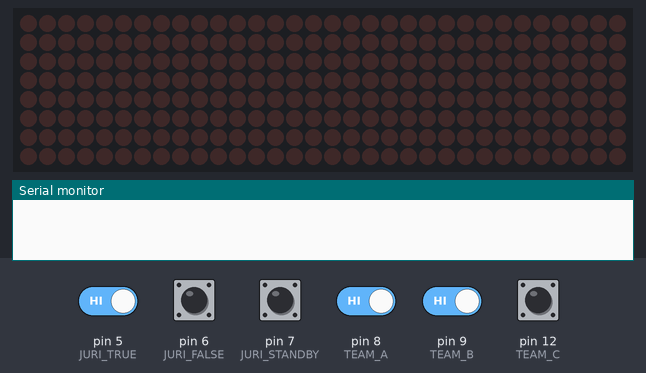
A sketch run on a simulated Arduino Uno, built with avr-gcc and run on an emulated ATmega328P. Shown: 32×8 LED matrix, the last lines printed to the serial monitor. Inputs (shaded band) come from the test bench; at power-on: pin 5 (JURI_TRUE), pin 6 (JURI_FALSE), pin 7 (JURI_STANDBY), pin 8 (TEAM_A), pin 9 (TEAM_B), pin 12 (TEAM_C) HIGH.

Above: at 1.2 s.
1.3 s: pin 7 (JURI_STANDBY) pulled LOW for 1 s
At 2.5 s:
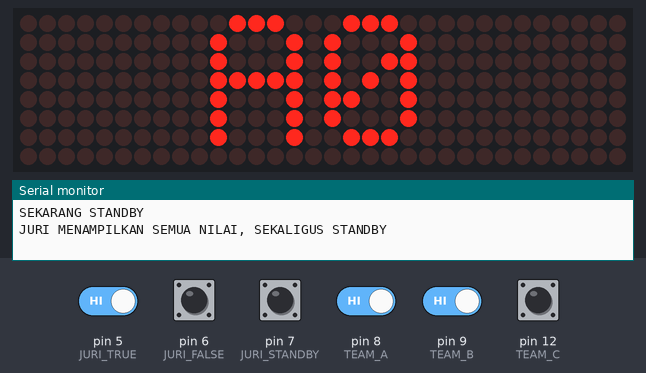
5.3 s: pin 7 (JURI_STANDBY) driven LOW and pin 8 (TEAM_A) driven LOW
8.3 s: pin 7 (JURI_STANDBY) driven HIGH
9.8 s: pin 6 (JURI_FALSE) pulled LOW for 0.15 s
At 11.7 s:
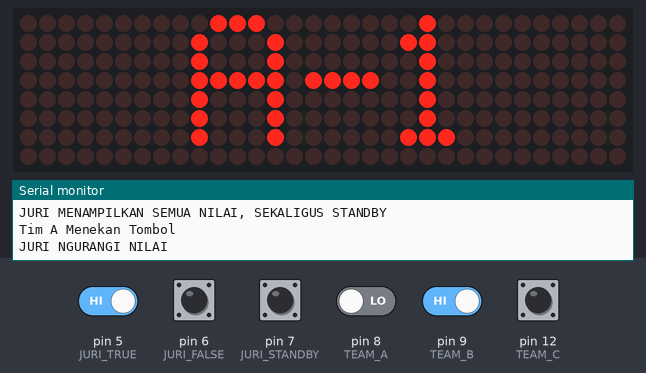
12.9 s: pin 5 (JURI_TRUE) driven LOW and pin 6 (JURI_FALSE) driven LOW and pin 7 (JURI_STANDBY) driven LOW and pin 8 (TEAM_A) driven HIGH and pin 9 (TEAM_B) driven LOW
At 15.6 s:
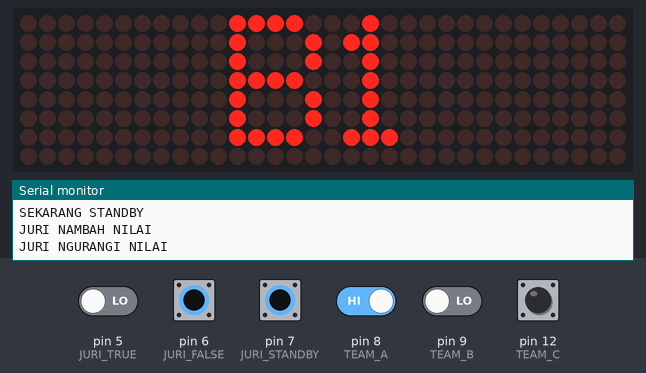
15.9 s: pin 8 (TEAM_A) driven LOW
At 21.1 s:
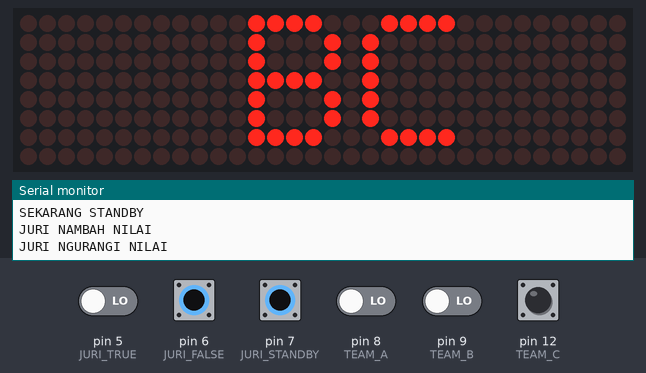
Timing chart, 0 to 21.9 s (numbered marks = the images above; inputs shaded):
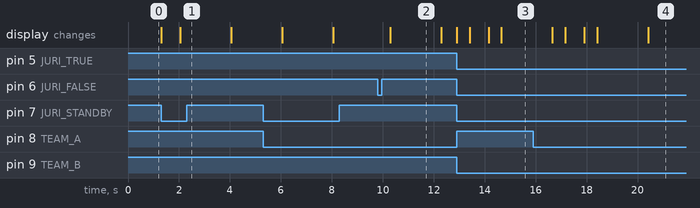

Measured:
- after the input at 1.3 s, the display: first changes at once (image 1 shows a later state)
- after the input at 8.3 s, every drawn part: stays the same
- after the input at 9.8 s, the display: changes after 0.50 s (image 2)
- after the input at 12.9 s, the display: first changes at once (image 3 shows a later state)
- after the input at 15.9 s, the display: first differs from a run without the input after 0.76 s (image 4 shows a later state)
- what the display in image 2 shows lasts 2.0 s, from 10.3 s to 12.3 s

The sketch:

bel_cerdas_cermat.ino
```cpp
#include <MD_Parola.h>
#include <MD_MAX72xx.h>
#include <SPI.h>

#define HARDWARE_TYPE MD_MAX72XX::FC16_HW
#define MAX_DEVICES 4
#define CS_PIN 4

MD_Parola myDisplay = MD_Parola(HARDWARE_TYPE, CS_PIN, MAX_DEVICES);

const int TEAM_A = 8;
const int TEAM_B = 9;
const int TEAM_C = 12;

const int JURI_TRUE = 5;
const int JURI_FALSE = 6;
const int JURI_STANDBY = 7;

int scoreA = 0;
int scoreB = 0;
int scoreC = 0;

// State untuk waktu standby dan kesempatan untuk para tim yang berkesempatan menjawab
boolean standbyTime = false;

// State untuk mengetahui apakah standby sudah ditekan atau belum untuk fungsi double klik
boolean lastStandby = false;

// State agar hanya tombol standby yang bisa ditekan saat peserta sudah menjawab
boolean plusMinus = true;

// Variabel untuk menentukan tim mana yang sedang menjawab
int answeringTeam;

// Array untuk menyimpan state tim mana saja yang bisa menjawab
int falseAnsweringTeam[3] = {0,0,0};

// Variabel untuk menampilkan nama tim mana saja yang boleh menjawab
String teams = " ";

void setup() {
  Serial.begin(4800);
  myDisplay.begin();
  myDisplay.setIntensity(0);
//  myDisplay.displayClear();

  pinMode(TEAM_A, INPUT_PULLUP);
  pinMode(TEAM_B, INPUT_PULLUP);
  pinMode(TEAM_C, INPUT_PULLUP);

  pinMode(JURI_TRUE, INPUT_PULLUP);
  pinMode(JURI_FALSE, INPUT_PULLUP);
  pinMode(JURI_STANDBY, INPUT_PULLUP);
}

void loop() {
  if(standbyTime){
    // Jika tombol tim A ditekan
    if(digitalRead(TEAM_A) == LOW){
        if(falseAnsweringTeam[0] == 1){
          return;
        }
      Serial.println("Tim A Menekan Tombol");
      answeringTeam = 1;
      myDisplay.setTextAlignment(PA_CENTER);
      myDisplay.print("A" + String(scoreA));
      standbyTime = false;
      plusMinus = true;
      delay(500);
    }

    //Jika tombol tim B ditekan
    if(digitalRead(TEAM_B) == LOW){
        if(falseAnsweringTeam[1] == 1){
          return;
        }
      Serial.println("Tim B Menekan Tombol");
      answeringTeam = 2;
      myDisplay.setTextAlignment(PA_CENTER);
      myDisplay.print("B" + String(scoreB));
      standbyTime = false;
      plusMinus = true;
      delay(500);
    }

    // Jika tombol tim C ditekan
    if(digitalRead(TEAM_C) == LOW){
        if(falseAnsweringTeam[2] == 1){
          return;
        }
      Serial.println("Tim C Menekan Tombol ");
      answeringTeam = 3;
//      myDisplay.setTextAlignment(PA_CENTER);
      myDisplay.print("C" + String(scoreC));
      standbyTime = false;
      plusMinus = true;
      delay(500);
    }

    if(digitalRead(JURI_STANDBY) == LOW && lastStandby == true){
      Serial.println("JURI MENAMPILKAN SEMUA NILAI, SEKALIGUS STANDBY");
      delay(500);
      lastStandby = false;
      standbyTime = true;
      myDisplay.setTextAlignment(PA_CENTER);
      myDisplay.print("A" + String(scoreA));
      delay(2000);
      myDisplay.setTextAlignment(PA_CENTER);
      myDisplay.print("B" + String(scoreB));
      delay(2000);
      myDisplay.setTextAlignment(PA_CENTER);
      myDisplay.print("C" + String(scoreC));
      delay(2000);
      teams = " ";
      if(falseAnsweringTeam[0] == 0){
        teams = teams + "A";
      }
      if(falseAnsweringTeam[1] == 0){
        teams = teams + "B";
      }
      if(falseAnsweringTeam[2] == 0){
        teams = teams + "C";
      }
      myDisplay.print(teams);
      teams = " ";
    }
  }

  if(falseAnsweringTeam[0] == 1 && falseAnsweringTeam[1] == 1 && falseAnsweringTeam[2] == 1){
    standbyTime = true;
    lastStandby = false;
    plusMinus = false;
    falseAnsweringTeam[0] = 0;
    falseAnsweringTeam[1] = 0;
    falseAnsweringTeam[2] = 0;
    delay(1000);
    myDisplay.print("ABC");
  }

  if (standbyTime == false) {
    if(digitalRead(JURI_STANDBY) == LOW){
      lastStandby = true;
      Serial.println("SEKARANG STANDBY");
      myDisplay.setTextAlignment(PA_CENTER);
      teams = " ";
      if(falseAnsweringTeam[0] == 0){
        teams = teams + "A";
      }
      if(falseAnsweringTeam[1] == 0){
        teams = teams + "B";
      }
      if(falseAnsweringTeam[2] == 0){
        teams = teams + "C";
      }
      myDisplay.print(teams);
      teams = " ";
      delay(250);
      standbyTime = true;
      falseAnsweringTeam[0] = 0;
      falseAnsweringTeam[1] = 0;
      falseAnsweringTeam[2] = 0;
    }
  }

  // Kondisi jika ada tim yang menjawab, maka juri dapat menekan tombol Benar atau Salah
  if (answeringTeam == 1 || answeringTeam == 2 || answeringTeam == 3){
    if(plusMinus == true){
      if(digitalRead(JURI_TRUE) == LOW){
        Serial.println("JURI NAMBAH NILAI");
        delay(500);
        scoringSystem(answeringTeam, true);
      }
      if(digitalRead(JURI_FALSE) == LOW){
        Serial.println("JURI NGURANGI NILAI");
        delay(500);
        scoringSystem(answeringTeam, false);
        delay(2000);
        teams = " ";
        if(falseAnsweringTeam[0] == 0){
          teams = teams + "A";
        }
        if(falseAnsweringTeam[1] == 0){
          teams = teams + "B";
        }
        if(falseAnsweringTeam[2] == 0){
          teams = teams + "C";
        }
        myDisplay.print(teams);
        teams = " ";
      }
    }
  }
}

// Fungsi untuk menambah dan mengurangi skor pada masing - masing tim
void scoringSystem(int answeringTeam, boolean addScore){

  if(addScore == true){
    if(answeringTeam == 1){
      scoreA = scoreA + 2;
      plusMinus = false;
      myDisplay.print("A" + String(scoreA));
    }
    if(answeringTeam == 2){
      scoreB = scoreB + 2;
      plusMinus = false;
      myDisplay.print("B" + String(scoreB));
    }
    if(answeringTeam == 3){
      scoreC = scoreC + 2;
      plusMinus = false;
      myDisplay.print("C" + String(scoreC));
    }
  }
  if(addScore == false){
    if(answeringTeam == 1){
      scoreA--;
      myDisplay.print("A" + String(scoreA));
      plusMinus = false;
      standbyTime = true;
      lastStandby = false;
      falseAnsweringTeam[0] = 1;
    }
    if(answeringTeam == 2){
      scoreB--;
      plusMinus = false;
      standbyTime = true;
      lastStandby = false;
      myDisplay.print("B" + String(scoreB));
      falseAnsweringTeam[1] = 1;
    }
    if(answeringTeam == 3){
      scoreC--;
      plusMinus = false;
      standbyTime = true;
      lastStandby = false;
      myDisplay.print("C" + String(scoreC));
      falseAnsweringTeam[2] = 1;
    }
  }
}
```
